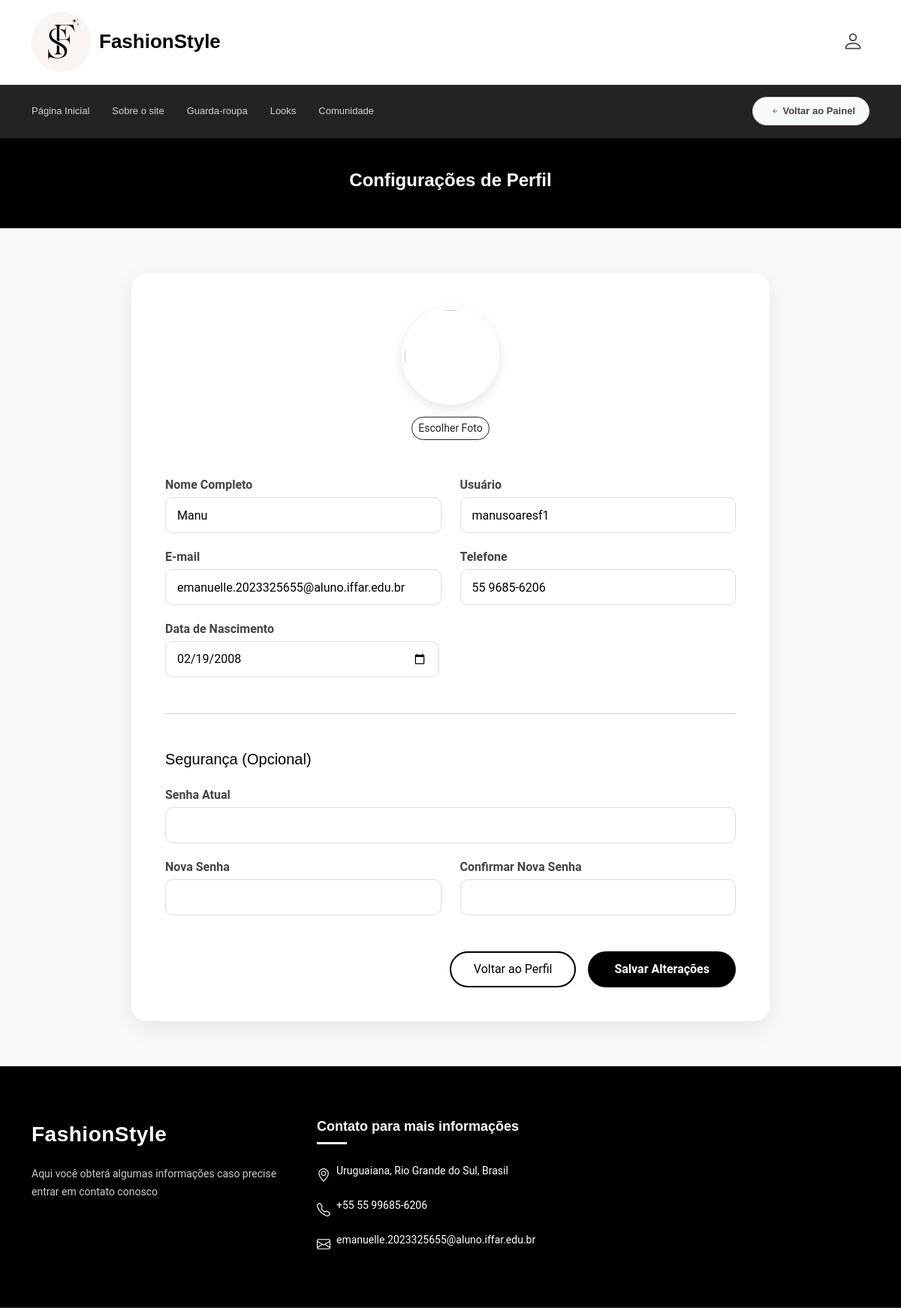
The app's page /TCC/editar_perfil.php (signed in), older data.
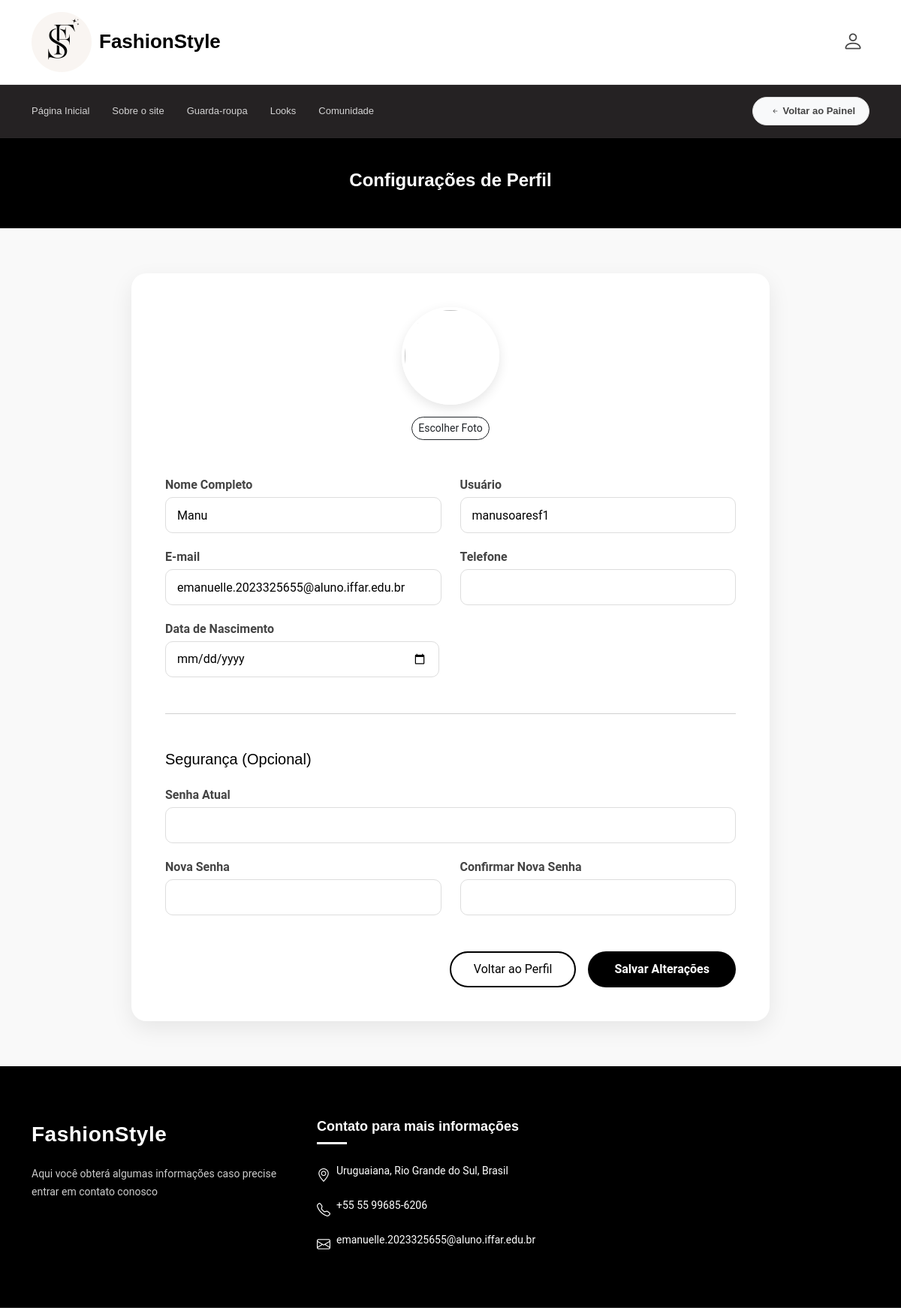
The same page, newer data.
### tables this page shows
CREATE TABLE IF NOT EXISTS `usuarios` (
  `id` int NOT NULL AUTO_INCREMENT,
  `nome` varchar(100) NOT NULL,
  `nome_usuario` varchar(50) NOT NULL,
  `email` varchar(100) NOT NULL,
  `cpf` varchar(11) NOT NULL,
  `senha` varchar(255) NOT NULL,
  `token_redefinicao` varchar(255) DEFAULT NULL,
  `token_expires_at` datetime DEFAULT NULL,
  `foto` varchar(255) DEFAULT NULL,
  `telefone` varchar(20) DEFAULT NULL,
  `data_nascimento` date DEFAULT NULL,
  `nivel_acesso` enum('usuario','admin') NOT NULL DEFAULT 'usuario',
  PRIMARY KEY (`id`),
  UNIQUE KEY `nome_usuario` (`nome_usuario`),
  UNIQUE KEY `email` (`email`),
  UNIQUE KEY `cpf` (`cpf`)
);

### TCC/editar_perfil.php (the view, shortened to what this page needs)
<?php
require_once 'conexao.php';
$id_usuario_logado = $_SESSION['idusuario'];
$stmt_fetch = $con->prepare("SELECT * FROM usuarios WHERE id = ?");
$stmt_fetch->bind_param("i", $id_usuario_logado);
$stmt_fetch->execute();
$usuario_form = $stmt_fetch->get_result()->fetch_assoc();
$html_nome   = isset($usuario_form['nome']) ? htmlspecialchars($usuario_form['nome']) : '';
$html_user   = isset($usuario_form['nome_usuario']) ? htmlspecialchars($usuario_form['nome_usuario']) : '';
$html_email  = isset($usuario_form['email']) ? htmlspecialchars($usuario_form['email']) : '';
$html_tel    = isset($usuario_form['telefone']) ? htmlspecialchars($usuario_form['telefone']) : '';
$html_nasc   = isset($usuario_form['data_nascimento']) ? htmlspecialchars($usuario_form['data_nascimento']) : '';
?>
<!DOCTYPE html>
<html lang="pt-BR">
<head>
    <link href="assets/vendor/bootstrap/css/bootstrap.min.css" rel="stylesheet">
    <link href="assets/vendor/bootstrap-icons/bootstrap-icons.css" rel="stylesheet">
    <link href="assets/css/main.css" rel="stylesheet">
</head>
<body class="index-page">
    <?php include 'nav.php'; ?>
    <main class="main">
        <div class="page-title dark-background">
            <div class="container text-center"><h1>Configurações de Perfil</h1></div>
        </div>
        <section class="edit-section">
            <div class="container">
                <div class="form-box">
                    <form action="editar_perfil.php" id="formEditar" method="POST" enctype="multipart/form-data">
                        <div class="text-center mb-5">
                            <?php
                              $fotoPreview = 'assets/img/default_profile.png';
                            ?>
                            <img src="<?= htmlspecialchars($fotoPreview) ?>?t=<?= time() ?>" id="foto_preview" class="profile-img-edit">
                            <div class="mt-3">
                                <label class="btn btn-sm btn-outline-dark rounded-pill" for="foto_perfil">Escolher Foto</label>
                            </div>
                        </div>
                        <div class="row-custom">
                            <div class="col-custom"><label class="fw-bold mb-1">Nome Completo</label><input type="text" class="form-control-custom" name="nome" value="<?= $html_nome ?>" required></div>
                            <div class="col-custom"><label class="fw-bold mb-1">Usuário</label><input type="text" class="form-control-custom" name="nome_usuario" value="<?= $html_user ?>" required></div>
                        </div>
                        <div class="row-custom">
                            <div class="col-custom"><label class="fw-bold mb-1">E-mail</label><input type="email" class="form-control-custom" name="email" value="<?= $html_email ?>" required></div>
                            <div class="col-custom"><label class="fw-bold mb-1">Telefone</label><input type="text" class="form-control-custom" name="telefone" value="<?= $html_tel ?>"></div>
                        </div>
                        <div class="row-custom">
                            <div class="col-custom" style="max-width: 48%;">
                                <label class="fw-bold mb-1">Data de Nascimento</label>
                                <input type="date" id="nasc" class="form-control-custom" name="data_nascimento" value="<?= $html_nasc ?>">
                            </div>
                        </div>
                        <hr class="my-5">
                        <h5 class="mb-4">Segurança (Opcional)</h5>
                        <div class="row-custom">
                            <div class="col-custom"><label class="fw-bold mb-1">Senha Atual</label><input type="password" class="form-control-custom" name="senha_atual"></div>
                        </div>
                        <div class="row-custom">
                            <div class="col-custom"><label class="fw-bold mb-1">Nova Senha</label><input type="password" class="form-control-custom" name="nova_senha"></div>
                            <div class="col-custom"><label class="fw-bold mb-1">Confirmar Nova Senha</label><input type="password" class="form-control-custom" name="confirma_nova_senha"></div>
                        </div>
                        <div class="d-flex justify-content-end gap-3 mt-5">
                            <a href="configuracoes_perfil.php" class="btn-back">Voltar ao Perfil</a>
                            <button type="submit" class="btn-save">Salvar Alterações</button>
                        </div>
                    </form>
                </div>
            </div>
        </section>
    </main>
    <?php include 'footer.php'; ?>
</body>
</html>

Row changes from the older to the newer data that the page shows:
changed usuarios "Manu": telefone "55 9685-6206" → (not shown); data_nascimento "02/19/2008" → (not shown)
